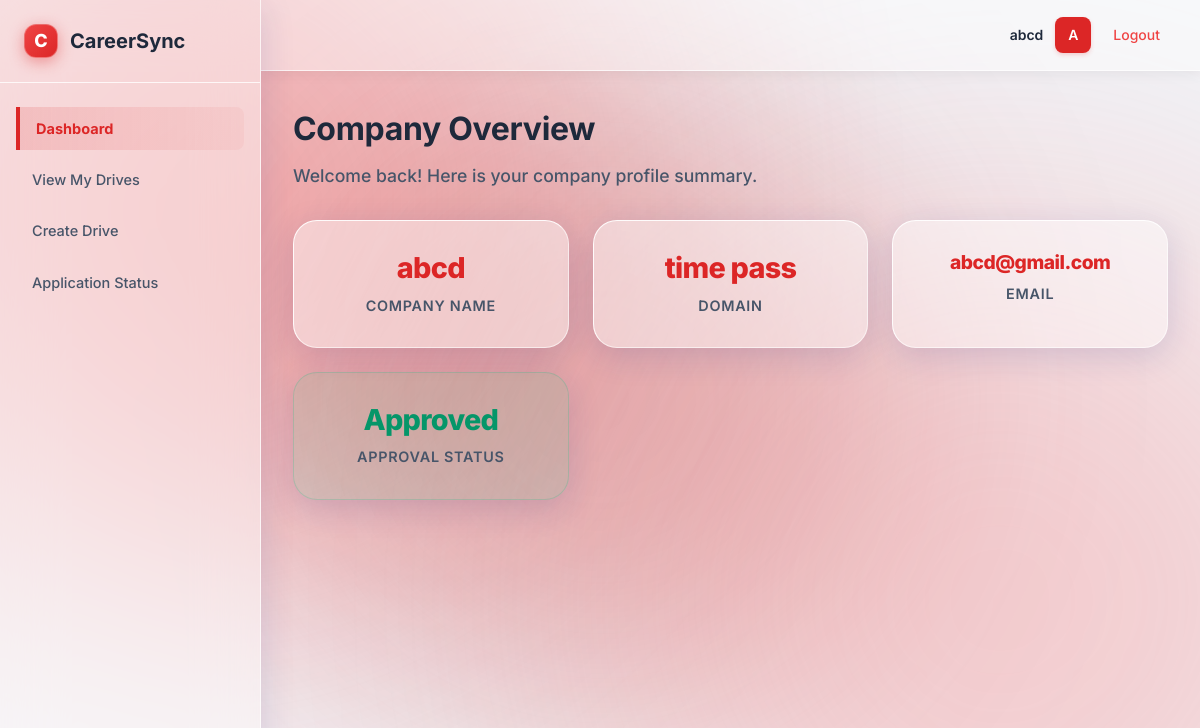
The page /company/dashboard (signed in) on the database its author committed.
### models.py (models this page shows)
class Company(db.Model):
    id = db.Column(db.Integer, primary_key = True)
    company_name = db.Column(db.String(100), nullable = False)
    email = db.Column(db.String(100), nullable = False, unique = True)
    pass_hash = db.Column(db.String(100), nullable = False )
    hr_contact = db.Column(db.Integer, nullable = False)
    website = db.Column(db.String(100), nullable = False)
    domain = db.Column(db.String(100), nullable = False)
    description = db.Column(db.Text, nullable = False)
    approval_status = db.Column(db.String(50), default = "Pending")
    is_active = db.Column(db.Boolean, default = True)
    created_at = db.Column(db.DateTime, default = datetime.now(UTC))
    type_of_employment = db.Column(db.String(100))
    drives = db.relationship('PlacementDrive', backref = 'company', lazy = True)

### app.py (the view)
@app.route("/company/dashboard")
def company_dashboard():
    if not company_logged_in():
        flash("Unauthorized access.")
        return redirect(url_for("login"))
    company = Company.query.get_or_404(session["user_id"])
    drives = PlacementDrive.query.filter_by(company_id = company.id).all()
    return render_template("company_dashboard.html", company = company, drives = drives)

### app.py (called while the page is built)
def company_logged_in():
    return "user_id" in session and session.get("role") =="company"

### templates/company_dashboard.html (shortened to what this page needs)
{% extends "base.html" %}
{% block content %}
<h1>Company Overview</h1>
<p style="color: var(--text-muted); margin-bottom: 30px; font-size: 1.1rem;">Welcome back! Here is your company profile summary.</p>
<div class="dashboard-grid">
    <div class="stat-card">
        <div class="stat-value">{{ company.company_name }}</div>
        <div class="stat-label">Company Name</div>
    </div>
    <div class="stat-card">
        <div class="stat-value">{{ company.domain }}</div>
        <div class="stat-label">Domain</div>
    </div>
    <div class="stat-card">
        <div class="stat-value" style="font-size: 1.2rem;">{{ company.email }}</div>
        <div class="stat-label">Email</div>
    </div>
    <div class="stat-card {% if company.approval_status == 'Approved' %}status-approved{% else %}status-pending{% endif %}">
        <div class="stat-value">
            {{ company.approval_status }}
        </div>
        <div class="stat-label">Approval Status</div>
    </div>
</div>
{% endblock %}

### templates/base.html (shortened to what this page needs)
<!DOCTYPE html>
<html lang="en">
<head>
</head>
<body>
    <div class="bg-orb"></div>
    <div class="app-layout">
        {% block sidebar %}
        <aside class="sidebar">
            <div class="sidebar-header">
                <div class="logo-icon">C</div>
                CareerSync
            </div>
            <nav class="sidebar-nav">
                {% if session.get('role') == 'admin' %}
                <a href="{{ url_for('admin_dashboard') }}" class="{{ 'active' if request.endpoint == 'admin_dashboard' else '' }}">Dashboard</a>
                <a href="{{ url_for('admin_companies') }}" class="{{ 'active' if request.endpoint == 'admin_companies' else '' }}">Manage Companies</a>
                <a href="{{ url_for('admin_drives') }}" class="{{ 'active' if request.endpoint == 'admin_drives' else '' }}">Placement Drives</a>
                <a href="{{ url_for('admin_students') }}" class="{{ 'active' if request.endpoint == 'admin_students' else '' }}">Manage Students</a>
                <a href="{{ url_for('admin_applications') }}" class="{{ 'active' if request.endpoint == 'admin_applications' else '' }}">View Applications</a>
                <a href="{{ url_for('admin_placements') }}" class="{{ 'active' if request.endpoint == 'admin_placements' else '' }}">Placement History</a>
                <a href="{{ url_for('admin_change_password') }}" class="{{ 'active' if request.endpoint == 'admin_change_password' else '' }}">Change Password</a>
                {% elif session.get('role') == 'company' %}
                <a href="{{ url_for('company_dashboard') }}" class="{{ 'active' if request.endpoint == 'company_dashboard' else '' }}">Dashboard</a>
                <a href="{{ url_for('company_drives') }}" class="{{ 'active' if request.endpoint == 'company_drives' else '' }}">View My Drives</a>
                <a href="{{ url_for('create_drive') }}" class="{{ 'active' if request.endpoint == 'create_drive' else '' }}">Create Drive</a>
                <a href="{{ url_for('company_status') }}" class="{{ 'active' if request.endpoint == 'company_status' else '' }}">Application Status</a>
                {% endif %}
            </nav>
        </aside>
        {% endblock %}
        <div class="main-wrapper">
            {% block topbar %}
            <header class="topbar">
                <div class="user-profile">
                    {% if session.get('role') %}
                    <span>{{ session.get('user_name', session.get('role') | title) }}</span>
                    <div class="user-avatar">{{ session.get('user_name', session.get('role'))[0] | upper }}</div>
                    <a href="{{ url_for('logout') }}" style="color: #ef4444; margin-left: 10px;">Logout</a>
                    {% else %}
                    <span>Guest User</span>
                    <div class="user-avatar" style="background:#cbd5e1; color: #475569;">G</div>
                    {% endif %}
                </div>
            </header>
            {% endblock %}
            {% block page_container %}
            <div class="container">
                {% block content %}{% endblock %}
            </div>
            {% endblock %}
        </div>
    </div>
</body>
</html>

### templates/company_dashboard.html (style rules this page uses)
.dashboard-grid { display: grid; grid-template-columns: repeat(auto-fit, minmax(240px, 1fr)); gap: 24px; margin-top: 24px; }
.stat-card { background: var(--bg-glass); backdrop-filter: blur(30px); -webkit-backdrop-filter: blur(30px); border-radius: var(--radius-lg); padding: 30px 24px; border: 1px solid var(--border-glass); border-top: 1px solid rgba(255, 255, 255, 0.9); border-left: 1px solid rgba(255, 255, 255, 0.9); box-shadow: var(--shadow-glass); text-align: center; transition: transform 0.2s ease, box-shadow 0.2s ease; }
.stat-value { font-size: 1.8rem; font-weight: 800; color: var(--primary); margin-bottom: 8px; line-height: 1.2; letter-spacing: -0.025em; }
.stat-label { font-size: 0.9rem; font-weight: 600; color: var(--text-muted); text-transform: uppercase; letter-spacing: 0.05em; }
.status-approved { background: rgba(16, 185, 129, 0.1) !important; border-color: rgba(16, 185, 129, 0.2) !important; }
.status-approved .stat-value { color: #059669 !important; }

### rows shown on the page
Company: get "abcd", company_name "abcd", domain "time pass", email "abcd@gmail.com", approval_status "Approved"

### other values the page prints
{{ session.get('user_name', session.get('role'))[0] | upper }} "A"
